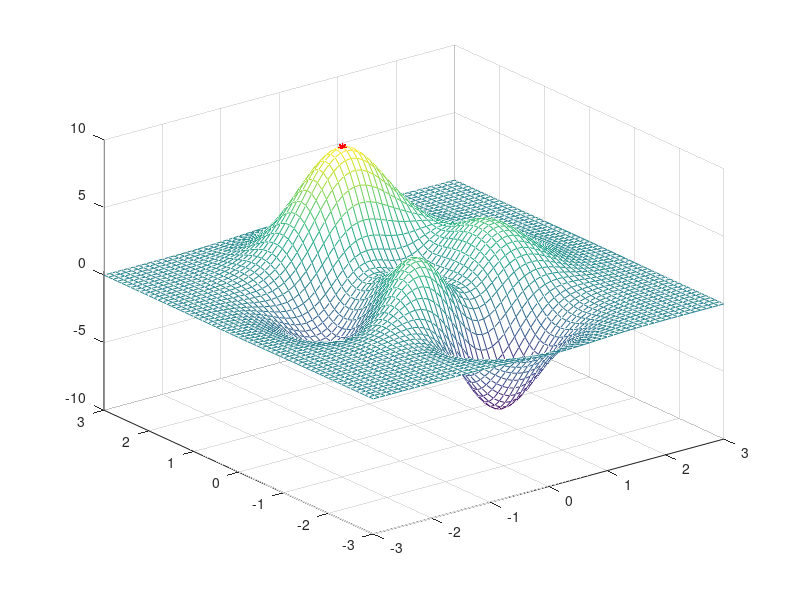
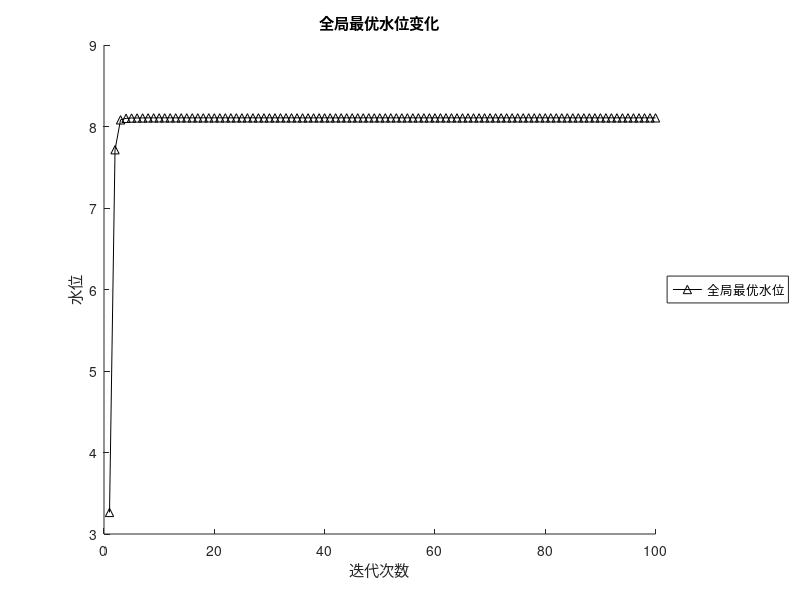

These charts were generated, in order, by the following MATLAB code:
clc; clear all; close all;

% 初始化
num_iterations = 100;  % 迭代次数
num_teams = 50;  % 团队数
pset = zeros(num_iterations, num_teams, 2);  % 粒子集
pset(1, :, :) = rand(num_teams, 2)*6 - 3;  % 初始位置
water_level = zeros(num_iterations, num_teams);  % 水位
velocity = zeros(num_teams, 2);  % 初始速度为0
gbest_value = zeros(num_iterations, 1);  % 全局最优解的值

% 计算初始水位
for i = 1:num_teams
    water_level(1, i) = peaks(pset(1, i, 1), pset(1, i, 2));
end

% 初始个体最优和全局最优
pbest = squeeze(pset(1, :, :));
gbest_idx = find(water_level(1, :) == max(water_level(1, :)), 1);
gbest = pbest(gbest_idx, :);
gbest_value(1) = water_level(1, gbest_idx);  % 存储全局最优解的值

w = 0.3;  % 惯性权重
c1 = 0.5;  % 参数c1
c2 = 0.7;  % 参数c2

% 绘制初始3D图
figure;
[X,Y] = meshgrid(-3:0.1:3);
Z = peaks(X,Y);
mesh(X,Y,Z);
hold on;

% 迭代
for t = 2:num_iterations
    for n = 1:num_teams
        % 更新位置
        for v = 1:size(pset, 3) % 使代码更加通用，能够处理任何维度的情况
            r1 = rand();  % 随机数r1
            r2 = rand();  % 随机数r2
            velocity(n, v) = w * velocity(n, v) + c1 * r1 * (pbest(n, v) - pset(t-1, n, v)) + c2 * r2 * (gbest(v) - pset(t-1, n, v));
            pset(t, n, v) = pset(t-1, n, v) + velocity(n, v);
            % 边界条件
            pset(t, n, v) = min(max(pset(t, n, v), -3), 3);
        end
        % 计算水位
        water_level(t, n) = peaks(pset(t, n, 1), pset(t, n, 2));
        % 更新个体最优
        if water_level(t, n) > max(water_level(1 : t-1, n))
            pbest(n, :) = squeeze(pset(t, n, :));
        end
    end
    % 更新全局最优
    [max_value, max_idx] = max(water_level(t, :));
    if max_value > gbest_value(t-1)
        gbest_value(t) = max_value;
        gbest = squeeze(pset(t, max_idx, :));
    else
        gbest_value(t) = gbest_value(t-1);
    end

    % 更新3D图
    clf;  % 清除当前figure窗口
    mesh(X,Y,Z);
    hold on;
    plot3(pset(t,:,1), pset(t,:,2), water_level(t,:), 'r*');
    pause(0.02);
end

figure; % 收敛曲线图
hold on;
plot(gbest_value, 'k-^', 'DisplayName','全局最优水位');
title('全局最优水位变化');
xlabel('迭代次数');
ylabel('水位');
legend('Location','eastoutside'); % 显示图例，并放到图形的外右边
hold off;
